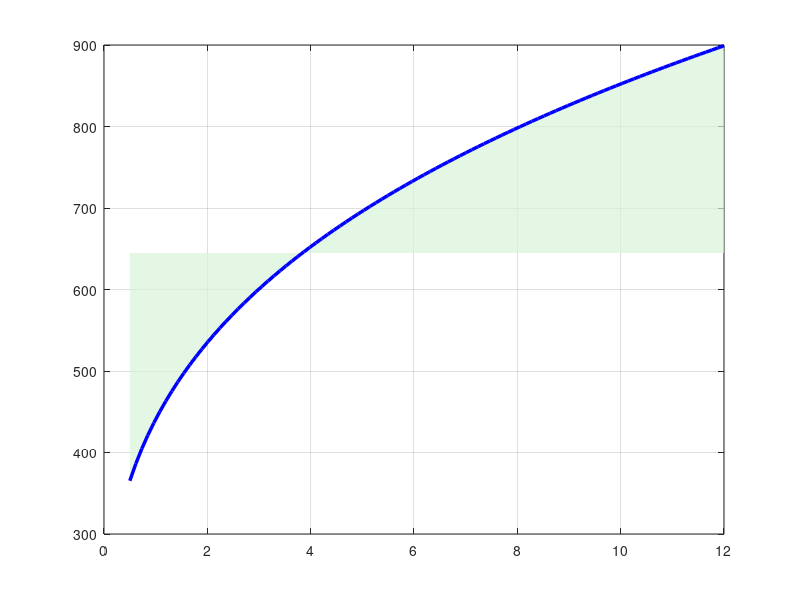

Here is the MATLAB script that generated this plot: (Note: this script raises an error after producing the figure.)
function results = dtr_ieee738(wind_speed_m_s, ambient_temp_C, solar_rad_W_m2, wind_angle_deg)
% DTR_IEEE738 Calculates Dynamic Thermal Rating (DTR) for 132 kV Overhead Transmission
% Lines based on the IEEE Std 738 / CIGRE TB 299 Heat Balance Equation.
%
% Inputs:
%   wind_speed_m_s  - Wind speed perpendicular/incident to conductor [m/s]
%   ambient_temp_C  - Ambient Air Temperature [deg C]
%   solar_rad_W_m2  - Total Solar Irradiance [W/m^2]
%   wind_angle_deg  - Wind approach angle (0 to 90 deg, default 90 deg perpendicular)
%
% Outputs:
%   results         - Struct with dynamic ampacity [A], static ampacity [A], and capacity gain [%].

if nargin < 1 || isempty(wind_speed_m_s),  wind_speed_m_s = linspace(0.5, 12.0, 100); end
if nargin < 2 || isempty(ambient_temp_C),  ambient_temp_C = 35.0; end
if nargin < 3 || isempty(solar_rad_W_m2),  solar_rad_W_m2 = 950.0; end
if nargin < 4 || isempty(wind_angle_deg),  wind_angle_deg = 90.0; end

%% 1. Conductor Physical Characteristics (ACSR Drake 795 kcmil, 28.1 mm dia)
D_m = 0.02814;          % Conductor outside diameter [m] (28.14 mm)
T_max_C = 75.0;         % Maximum allowable continuous conductor operating temp [deg C]
alpha_absorptivity = 0.80; % Solar absorptivity of aged conductor
emissivity = 0.80;      % Emissivity
sigma_SB = 5.67e-8;     % Stefan-Boltzmann constant [W/(m^2 K^4)]
R_25_Ohm_per_m = 0.0728 / 1000; % 72.8 mOhm/km at 25 deg C
alpha_R = 0.00393;      % Temperature coefficient of resistance [1/deg C]

% AC Resistance at T_max = 75 deg C
R_Tmax = R_25_Ohm_per_m * (1 + alpha_R * (T_max_C - 25)); % [Ohm/m]

%% 2. Solar Heat Gain (q_s) [W/m]
% q_s = alpha * Q_se * sin(theta) * A'
q_s = alpha_absorptivity * solar_rad_W_m2 * D_m; % [W/m]

%% 3. Radiated Heat Loss (q_r) [W/m]
% q_r = 17.8 * D * epsilon * [ ((T_c + 273)/100)^4 - ((T_a + 273)/100)^4 ]
T_c_K = T_max_C + 273.15;
T_a_K = ambient_temp_C + 273.15;
q_r = pi * D_m * emissivity * sigma_SB * (T_c_K^4 - T_a_K^4); % [W/m]

%% 4. Convective Heat Loss (q_c) [W/m] as a function of Wind Speed
% IEEE 738 forced convection equations:
% Film temperature T_film = (T_c + T_a) / 2
T_film_C = (T_max_C + ambient_temp_C) / 2;
mu_air = (1.458e-6 * (T_film_C + 273.15)^1.5) / (T_film_C + 383.4); % Dynamic viscosity
rho_air = (1.293 - 1.525e-4 * 100 + 6.379e-9 * 100^2) / (1 + 0.00367 * T_film_C); % Air density
k_air = 2.424e-2 + 7.477e-5 * T_film_C - 4.407e-9 * T_film_C^2; % Thermal conductivity

N_w = length(wind_speed_m_s);
I_dynamic_A = zeros(size(wind_speed_m_s));

for i = 1:N_w
    V_w = wind_speed_m_s(i);
    N_Re = (D_m * rho_air * V_w) / mu_air; % Reynolds number
    
    % Low wind forced convection
    q_c1 = (1.01 + 0.0372 * N_Re^0.52) * k_air * (T_max_C - ambient_temp_C);
    % High wind forced convection
    q_c2 = (0.1695 * N_Re^0.60) * k_air * (T_max_C - ambient_temp_C);
    
    % Wind direction factor K_angle
    phi_rad = deg2rad(wind_angle_deg);
    K_angle = 1.194 - cos(phi_rad) + 0.194 * cos(2*phi_rad) + 0.368 * sin(2*phi_rad);
    
    q_c = max(q_c1, q_c2) * K_angle;
    
    % Heat Balance Equation: q_c + q_r = q_s + I^2 * R(T_max)
    % Ampacity I = sqrt( (q_c + q_r - q_s) / R(T_max) )
    net_cooling = q_c + q_r - q_s;
    if net_cooling > 0
        I_dynamic_A(i) = sqrt(net_cooling / R_Tmax);
    else
        I_dynamic_A(i) = 0;
    end
end

% Static Conservative Rating (Assumption: V_w = 0.6 m/s, Tamb = 40 deg C, Solar = 1000 W/m2)
I_static_nominal_A = 645.0; % Fixed nameplate rating

results.wind_speed_m_s = wind_speed_m_s;
results.I_dynamic_A = I_dynamic_A;
results.I_static_nominal_A = I_static_nominal_A;
results.capacity_gain_pct = ((I_dynamic_A - I_static_nominal_A) / I_static_nominal_A) * 100;

%% 5. Plot Dynamic Thermal Rating (DTR) Curves
figure('Name', 'IEEE 738 Dynamic Thermal Rating (DTR)', 'Color', 'w', 'Position', [220, 120, 800, 580]);
hold on; grid on; box on;

% Fill capacity headroom area
fill([wind_speed_m_s, fliplr(wind_speed_m_s)], ...
    [I_dynamic_A, I_static_nominal_A * ones(size(I_dynamic_A))], ...
    [0.85, 0.95, 0.85], 'EdgeColor', 'none', 'FaceAlpha', 0.7, 'DisplayName', 'DTR Dynamic Capacity Headroom (+20% to +65%)');

plot(wind_speed_m_s, I_dynamic_A, 'b-', 'LineWidth', 2.5, 'DisplayName', 'DTR Dynamic Line Ampacity I_{max}(V_w)');
yline(I_static_nominal_A, 'r--', 'LineWidth', 2.0, 'DisplayName', sprintf('Static Book Rating (I_{static} = %.0f A)', I_static_nominal_A));

xlabel('Wind Speed V_w [m/s]', 'FontSize', 12, 'FontWeight', 'bold');
ylabel('Continuous Current Ampacity [A]', 'FontSize', 12, 'FontWeight', 'bold');
title(sprintf('IEEE Std 738 Dynamic Thermal Rating - 132 kV Line (T_{amb}=%.0f ^\\circC, T_{max}=%.0f ^\\circC)', ambient_temp_C, T_max_C), ...
    'FontSize', 13, 'FontWeight', 'bold');
legend('Location', 'northwest', 'FontSize', 10);
xlim([0, max(wind_speed_m_s)]);
ylim([500, max(I_dynamic_A)*1.1]);

end
